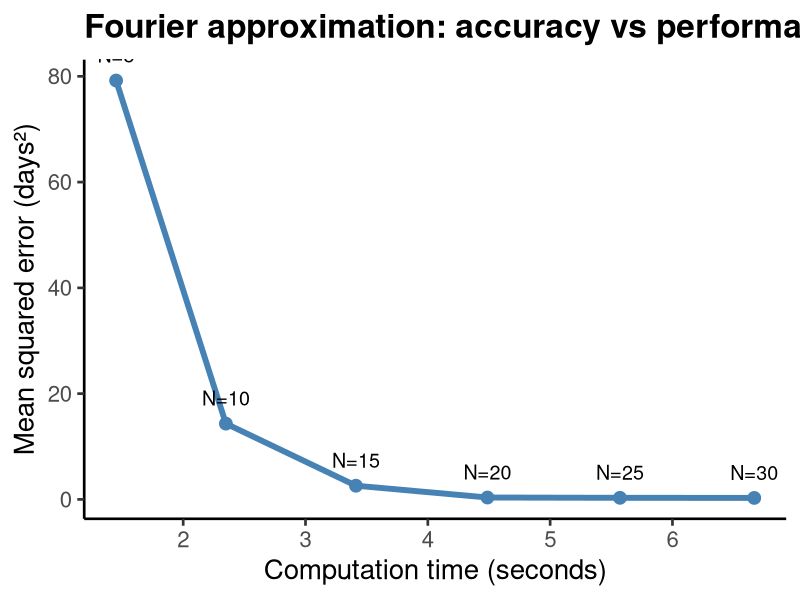
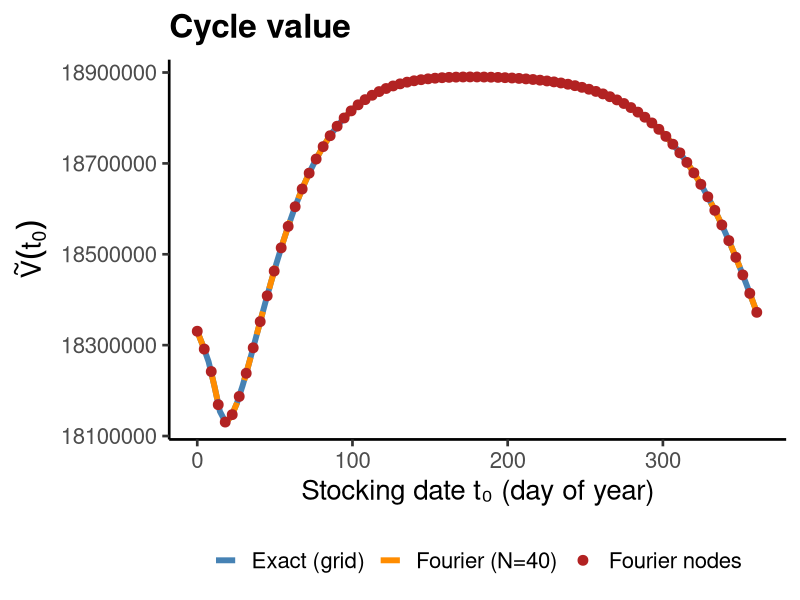
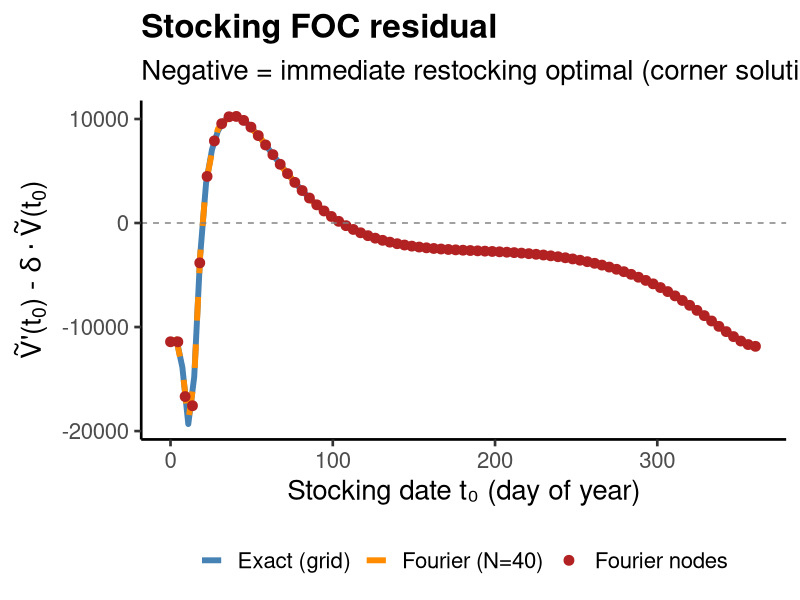

R code for these plots, in order:
library(ggplot2)
library(tidyr)

# ── Read data ─────────────────────────────────────────────────────────────────
bench    <- read.csv("results/simulations/fourier_benchmark.csv")
stocking <- read.csv("results/simulations/stocking_foc_comparison.csv")
st_nodes <- read.csv("results/simulations/stocking_foc_nodes.csv")

# ── Figure 1: Accuracy vs performance trade-off ─────────────────────────────

p1 <- ggplot(bench, aes(x = time_s, y = mse)) +
  geom_point(size = 4, color = "steelblue") +
  geom_line(linewidth = 2, color = "steelblue") +
  geom_text(aes(label = paste0("N=", N)), vjust = -1.2, size = 5) +
  labs(x = "Computation time (seconds)",
       y = "Mean squared error (days\u00b2)",
       title = "Fourier approximation: accuracy vs performance") +
  theme_classic(base_size = 20) +
  theme(plot.title = element_text(face = "bold"))

ggsave("results/figures/fourier_benchmark.png", p1,
       width = 10, height = 7, dpi = 400)

cat("Saved results/figures/fourier_benchmark.png\n")

# ── Figure 2: Stocking FOC comparison ───────────────────────────────────────

# Panel 1: Ṽ(t₀)
p2a <- ggplot() +
  geom_line(data = stocking, aes(x = t0, y = Vtilde_exact, color = "Exact (grid)"),
            linewidth = 2) +
  geom_line(data = stocking, aes(x = t0, y = Vtilde_fourier, color = "Fourier (N=40)"),
            linewidth = 2, linetype = "dashed") +
  geom_point(data = st_nodes, aes(x = t0, y = Vtilde, color = "Fourier nodes"),
             size = 3) +
  scale_color_manual(values = c(
    "Exact (grid)" = "steelblue",
    "Fourier (N=40)" = "darkorange",
    "Fourier nodes" = "firebrick")) +
  labs(x = "Stocking date t\u2080 (day of year)",
       y = expression(tilde(V)(t[0])),
       color = NULL,
       title = "Cycle value") +
  theme_classic(base_size = 20) +
  theme(
    legend.position = "bottom",
    plot.title = element_text(face = "bold")
  )

ggsave("results/figures/stocking_Vtilde.png", p2a,
       width = 10, height = 7, dpi = 400)

cat("Saved results/figures/stocking_Vtilde.png\n")

# Panel 2: Stocking FOC residual
p2b <- ggplot() +
  geom_line(data = stocking, aes(x = t0, y = residual_exact, color = "Exact (grid)"),
            linewidth = 2) +
  geom_line(data = stocking, aes(x = t0, y = residual_fourier, color = "Fourier (N=40)"),
            linewidth = 2, linetype = "dashed") +
  geom_point(data = st_nodes, aes(x = t0, y = residual, color = "Fourier nodes"),
             size = 3) +
  geom_hline(yintercept = 0, linetype = "dashed", color = "grey50") +
  scale_color_manual(values = c(
    "Exact (grid)" = "steelblue",
    "Fourier (N=40)" = "darkorange",
    "Fourier nodes" = "firebrick")) +
  labs(x = "Stocking date t\u2080 (day of year)",
       y = expression(tilde(V)*"'(t"[0]*") - "*delta %.% tilde(V)*"(t"[0]*")"),
       color = NULL,
       title = "Stocking FOC residual",
       subtitle = "Negative = immediate restocking optimal (corner solution)") +
  theme_classic(base_size = 20) +
  theme(
    legend.position = "bottom",
    plot.title = element_text(face = "bold")
  )

ggsave("results/figures/stocking_foc_residual.png", p2b,
       width = 10, height = 7, dpi = 400)

cat("Saved results/figures/stocking_foc_residual.png\n")
